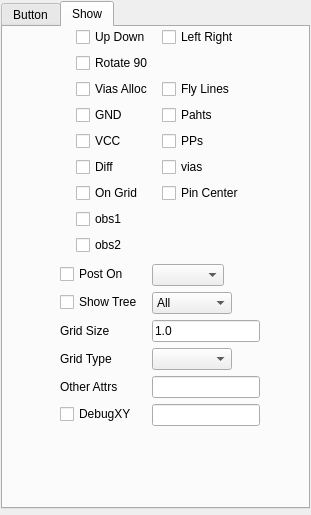
<?xml version="1.0" encoding="UTF-8"?>
<ui version="4.0">
 <class>OptionsPanelClass</class>
 <widget class="QWidget" name="OptionsPanelClass">
  <property name="geometry">
   <rect>
    <x>0</x>
    <y>0</y>
    <width>311</width>
    <height>515</height>
   </rect>
  </property>
  <property name="minimumSize">
   <size>
    <width>200</width>
    <height>400</height>
   </size>
  </property>
  <property name="maximumSize">
   <size>
    <width>400</width>
    <height>8000</height>
   </size>
  </property>
  <property name="baseSize">
   <size>
    <width>120</width>
    <height>400</height>
   </size>
  </property>
  <property name="windowTitle">
   <string>选项面板</string>
  </property>
  <property name="styleSheet">
   <string notr="true"/>
  </property>
  <layout class="QVBoxLayout" name="verticalLayout_3">
   <property name="leftMargin">
    <number>1</number>
   </property>
   <property name="topMargin">
    <number>1</number>
   </property>
   <property name="rightMargin">
    <number>1</number>
   </property>
   <property name="bottomMargin">
    <number>6</number>
   </property>
   <item>
    <widget class="QTabWidget" name="tabWidget">
     <property name="sizePolicy">
      <sizepolicy hsizetype="Expanding" vsizetype="Expanding">
       <horstretch>0</horstretch>
       <verstretch>0</verstretch>
      </sizepolicy>
     </property>
     <property name="minimumSize">
      <size>
       <width>190</width>
       <height>270</height>
      </size>
     </property>
     <property name="maximumSize">
      <size>
       <width>390</width>
       <height>8000</height>
      </size>
     </property>
     <property name="baseSize">
      <size>
       <width>0</width>
       <height>0</height>
      </size>
     </property>
     <property name="autoFillBackground">
      <bool>false</bool>
     </property>
     <property name="styleSheet">
      <string notr="true"/>
     </property>
     <property name="tabPosition">
      <enum>QTabWidget::TabPosition::North</enum>
     </property>
     <property name="tabShape">
      <enum>QTabWidget::TabShape::Rounded</enum>
     </property>
     <property name="currentIndex">
      <number>1</number>
     </property>
     <property name="documentMode">
      <bool>false</bool>
     </property>
     <widget class="QWidget" name="Button">
      <property name="sizePolicy">
       <sizepolicy hsizetype="Expanding" vsizetype="Preferred">
        <horstretch>0</horstretch>
        <verstretch>0</verstretch>
       </sizepolicy>
      </property>
      <property name="minimumSize">
       <size>
        <width>180</width>
        <height>200</height>
       </size>
      </property>
      <property name="sizeIncrement">
       <size>
        <width>1</width>
        <height>1</height>
       </size>
      </property>
      <property name="layoutDirection">
       <enum>Qt::LayoutDirection::LeftToRight</enum>
      </property>
      <attribute name="title">
       <string>Button</string>
      </attribute>
      <layout class="QVBoxLayout" name="verticalLayout_2">
       <property name="spacing">
        <number>6</number>
       </property>
       <property name="leftMargin">
        <number>0</number>
       </property>
       <property name="topMargin">
        <number>0</number>
       </property>
       <property name="rightMargin">
        <number>0</number>
       </property>
       <property name="bottomMargin">
        <number>6</number>
       </property>
       <item>
        <layout class="QFormLayout" name="formLayout_4">
         <property name="fieldGrowthPolicy">
          <enum>QFormLayout::FieldGrowthPolicy::FieldsStayAtSizeHint</enum>
         </property>
         <property name="formAlignment">
          <set>Qt::AlignmentFlag::AlignHCenter|Qt::AlignmentFlag::AlignTop</set>
         </property>
         <property name="horizontalSpacing">
          <number>9</number>
         </property>
         <property name="leftMargin">
          <number>0</number>
         </property>
         <property name="topMargin">
          <number>0</number>
         </property>
         <property name="rightMargin">
          <number>0</number>
         </property>
         <property name="bottomMargin">
          <number>0</number>
         </property>
         <item row="0" column="0">
          <widget class="QPushButton" name="openResBt">
           <property name="text">
            <string>打开Res</string>
           </property>
          </widget>
         </item>
         <item row="1" column="0">
          <widget class="QPushButton" name="resetBt">
           <property name="text">
            <string>复位</string>
           </property>
          </widget>
         </item>
         <item row="1" column="1">
          <widget class="QPushButton" name="randPinBt">
           <property name="text">
            <string>随机Pin</string>
           </property>
          </widget>
         </item>
         <item row="3" column="0">
          <widget class="QPushButton" name="saveCaseBt">
           <property name="text">
            <string>保存Case</string>
           </property>
          </widget>
         </item>
         <item row="3" column="1">
          <widget class="QPushButton" name="saveImageBt">
           <property name="text">
            <string>保存图像</string>
           </property>
          </widget>
         </item>
         <item row="4" column="0">
          <widget class="QPushButton" name="writePreBt">
           <property name="text">
            <string>输出预布线</string>
           </property>
          </widget>
         </item>
         <item row="4" column="1">
          <widget class="QPushButton" name="addResBt">
           <property name="text">
            <string>追加结果</string>
           </property>
          </widget>
         </item>
         <item row="2" column="1">
          <widget class="QPushButton" name="pinIncreaseBt">
           <property name="text">
            <string>Pin +1</string>
           </property>
          </widget>
         </item>
         <item row="2" column="0">
          <widget class="QPushButton" name="pinDecreaseBt">
           <property name="text">
            <string>Pin -1</string>
           </property>
          </widget>
         </item>
        </layout>
       </item>
       <item>
        <layout class="QFormLayout" name="formLayout_5">
         <property name="fieldGrowthPolicy">
          <enum>QFormLayout::FieldGrowthPolicy::FieldsStayAtSizeHint</enum>
         </property>
         <property name="formAlignment">
          <set>Qt::AlignmentFlag::AlignHCenter|Qt::AlignmentFlag::AlignTop</set>
         </property>
         <property name="horizontalSpacing">
          <number>9</number>
         </property>
         <property name="leftMargin">
          <number>0</number>
         </property>
         <property name="topMargin">
          <number>0</number>
         </property>
         <property name="rightMargin">
          <number>0</number>
         </property>
         <property name="bottomMargin">
          <number>0</number>
         </property>
         <item row="0" column="0">
          <widget class="QPushButton" name="PushRunBt">
           <property name="text">
            <string>Push Run</string>
           </property>
          </widget>
         </item>
        </layout>
       </item>
       <item>
        <spacer name="verticalSpacer_2">
         <property name="orientation">
          <enum>Qt::Orientation::Vertical</enum>
         </property>
         <property name="sizeHint" stdset="0">
          <size>
           <width>20</width>
           <height>40</height>
          </size>
         </property>
        </spacer>
       </item>
      </layout>
     </widget>
     <widget class="QWidget" name="Show">
      <property name="sizePolicy">
       <sizepolicy hsizetype="Expanding" vsizetype="Preferred">
        <horstretch>0</horstretch>
        <verstretch>0</verstretch>
       </sizepolicy>
      </property>
      <property name="minimumSize">
       <size>
        <width>180</width>
        <height>0</height>
       </size>
      </property>
      <attribute name="title">
       <string>Show</string>
      </attribute>
      <layout class="QVBoxLayout" name="verticalLayout">
       <property name="leftMargin">
        <number>0</number>
       </property>
       <property name="topMargin">
        <number>0</number>
       </property>
       <property name="rightMargin">
        <number>0</number>
       </property>
       <property name="bottomMargin">
        <number>6</number>
       </property>
       <item>
        <layout class="QFormLayout" name="formLayout">
         <property name="fieldGrowthPolicy">
          <enum>QFormLayout::FieldGrowthPolicy::FieldsStayAtSizeHint</enum>
         </property>
         <property name="rowWrapPolicy">
          <enum>QFormLayout::RowWrapPolicy::DontWrapRows</enum>
         </property>
         <property name="labelAlignment">
          <set>Qt::AlignmentFlag::AlignLeading|Qt::AlignmentFlag::AlignLeft|Qt::AlignmentFlag::AlignVCenter</set>
         </property>
         <property name="formAlignment">
          <set>Qt::AlignmentFlag::AlignCenter</set>
         </property>
         <property name="horizontalSpacing">
          <number>9</number>
         </property>
         <property name="verticalSpacing">
          <number>6</number>
         </property>
         <property name="leftMargin">
          <number>0</number>
         </property>
         <property name="topMargin">
          <number>0</number>
         </property>
         <property name="rightMargin">
          <number>0</number>
         </property>
         <property name="bottomMargin">
          <number>0</number>
         </property>
         <item row="0" column="1">
          <widget class="QCheckBox" name="checkFlipLR">
           <property name="text">
            <string>Left Right</string>
           </property>
          </widget>
         </item>
         <item row="0" column="0">
          <widget class="QCheckBox" name="checkFlipTD">
           <property name="text">
            <string>Up Down</string>
           </property>
          </widget>
         </item>
         <item row="1" column="0">
          <widget class="QCheckBox" name="checkRotate90">
           <property name="text">
            <string>Rotate 90</string>
           </property>
          </widget>
         </item>
         <item row="6" column="0">
          <widget class="QCheckBox" name="checkOnGrid">
           <property name="text">
            <string>On Grid</string>
           </property>
          </widget>
         </item>
         <item row="2" column="0">
          <widget class="QCheckBox" name="checkPreViaAlct">
           <property name="text">
            <string>Vias Alloc</string>
           </property>
          </widget>
         </item>
         <item row="3" column="0">
          <widget class="QCheckBox" name="checkGNDRoute">
           <property name="text">
            <string>GND</string>
           </property>
          </widget>
         </item>
         <item row="4" column="0">
          <widget class="QCheckBox" name="checkVCCRoute">
           <property name="text">
            <string>VCC</string>
           </property>
          </widget>
         </item>
         <item row="5" column="0">
          <widget class="QCheckBox" name="checkDiffRoute">
           <property name="text">
            <string>Diff</string>
           </property>
          </widget>
         </item>
         <item row="7" column="0">
          <widget class="QCheckBox" name="showObs1">
           <property name="text">
            <string>obs1</string>
           </property>
          </widget>
         </item>
         <item row="8" column="0">
          <widget class="QCheckBox" name="showObs2">
           <property name="text">
            <string>obs2</string>
           </property>
          </widget>
         </item>
         <item row="2" column="1">
          <widget class="QCheckBox" name="showFlyLines">
           <property name="text">
            <string>Fly Lines</string>
           </property>
          </widget>
         </item>
         <item row="3" column="1">
          <widget class="QCheckBox" name="showPahts">
           <property name="text">
            <string>Pahts</string>
           </property>
          </widget>
         </item>
         <item row="4" column="1">
          <widget class="QCheckBox" name="showPlanningPts">
           <property name="text">
            <string>PPs</string>
           </property>
          </widget>
         </item>
         <item row="5" column="1">
          <widget class="QCheckBox" name="showVias">
           <property name="text">
            <string>vias</string>
           </property>
          </widget>
         </item>
         <item row="6" column="1">
          <widget class="QCheckBox" name="showPinCenters">
           <property name="text">
            <string>Pin Center</string>
           </property>
          </widget>
         </item>
        </layout>
       </item>
       <item>
        <layout class="QFormLayout" name="formLayout_3">
         <property name="fieldGrowthPolicy">
          <enum>QFormLayout::FieldGrowthPolicy::FieldsStayAtSizeHint</enum>
         </property>
         <property name="rowWrapPolicy">
          <enum>QFormLayout::RowWrapPolicy::DontWrapRows</enum>
         </property>
         <property name="labelAlignment">
          <set>Qt::AlignmentFlag::AlignLeading|Qt::AlignmentFlag::AlignLeft|Qt::AlignmentFlag::AlignVCenter</set>
         </property>
         <property name="formAlignment">
          <set>Qt::AlignmentFlag::AlignCenter</set>
         </property>
         <property name="horizontalSpacing">
          <number>9</number>
         </property>
         <property name="leftMargin">
          <number>0</number>
         </property>
         <property name="topMargin">
          <number>3</number>
         </property>
         <property name="rightMargin">
          <number>0</number>
         </property>
         <property name="bottomMargin">
          <number>3</number>
         </property>
         <item row="0" column="0">
          <widget class="QCheckBox" name="checkPostProcess">
           <property name="text">
            <string>Post On</string>
           </property>
          </widget>
         </item>
         <item row="0" column="1">
          <widget class="QComboBox" name="PostMode"/>
         </item>
         <item row="1" column="0">
          <widget class="QCheckBox" name="checkShowTrees">
           <property name="text">
            <string>Show Tree</string>
           </property>
          </widget>
         </item>
         <item row="1" column="1">
          <widget class="QComboBox" name="treeIndex">
           <property name="minimumSize">
            <size>
             <width>80</width>
             <height>0</height>
            </size>
           </property>
           <property name="maximumSize">
            <size>
             <width>100</width>
             <height>50</height>
            </size>
           </property>
           <property name="currentText">
            <string>All</string>
           </property>
           <item>
            <property name="text">
             <string>All</string>
            </property>
           </item>
          </widget>
         </item>
         <item row="2" column="0">
          <widget class="QLabel" name="gridSize">
           <property name="text">
            <string>Grid Size</string>
           </property>
          </widget>
         </item>
         <item row="2" column="1">
          <widget class="QLineEdit" name="gridSizeEdit">
           <property name="sizePolicy">
            <sizepolicy hsizetype="MinimumExpanding" vsizetype="Fixed">
             <horstretch>0</horstretch>
             <verstretch>0</verstretch>
            </sizepolicy>
           </property>
           <property name="minimumSize">
            <size>
             <width>80</width>
             <height>0</height>
            </size>
           </property>
           <property name="maximumSize">
            <size>
             <width>200</width>
             <height>50</height>
            </size>
           </property>
           <property name="inputMask">
            <string/>
           </property>
           <property name="text">
            <string notr="true">1.0</string>
           </property>
           <property name="frame">
            <bool>true</bool>
           </property>
          </widget>
         </item>
         <item row="3" column="0">
          <widget class="QLabel" name="gridType">
           <property name="text">
            <string>Grid Type</string>
           </property>
          </widget>
         </item>
         <item row="3" column="1">
          <widget class="QComboBox" name="showGridType">
           <property name="minimumSize">
            <size>
             <width>80</width>
             <height>0</height>
            </size>
           </property>
           <property name="maximumSize">
            <size>
             <width>100</width>
             <height>50</height>
            </size>
           </property>
           <property name="currentText">
            <string/>
           </property>
           <property name="currentIndex">
            <number>-1</number>
           </property>
          </widget>
         </item>
         <item row="4" column="0">
          <widget class="QLabel" name="flexibleOptLabel">
           <property name="text">
            <string>Other Attrs</string>
           </property>
          </widget>
         </item>
         <item row="4" column="1">
          <widget class="QLineEdit" name="flexibleOpt">
           <property name="minimumSize">
            <size>
             <width>80</width>
             <height>0</height>
            </size>
           </property>
           <property name="maximumSize">
            <size>
             <width>200</width>
             <height>50</height>
            </size>
           </property>
          </widget>
         </item>
         <item row="5" column="0">
          <widget class="QCheckBox" name="checkDebugBreak">
           <property name="text">
            <string>DebugXY</string>
           </property>
          </widget>
         </item>
         <item row="5" column="1">
          <widget class="QLineEdit" name="doubleInput">
           <property name="minimumSize">
            <size>
             <width>80</width>
             <height>0</height>
            </size>
           </property>
           <property name="maximumSize">
            <size>
             <width>200</width>
             <height>50</height>
            </size>
           </property>
          </widget>
         </item>
        </layout>
       </item>
       <item>
        <spacer name="verticalSpacer">
         <property name="orientation">
          <enum>Qt::Orientation::Vertical</enum>
         </property>
         <property name="sizeHint" stdset="0">
          <size>
           <width>20</width>
           <height>40</height>
          </size>
         </property>
        </spacer>
       </item>
      </layout>
     </widget>
    </widget>
   </item>
  </layout>
 </widget>
 <layoutdefault spacing="6" margin="11"/>
 <resources/>
 <connections/>
</ui>
